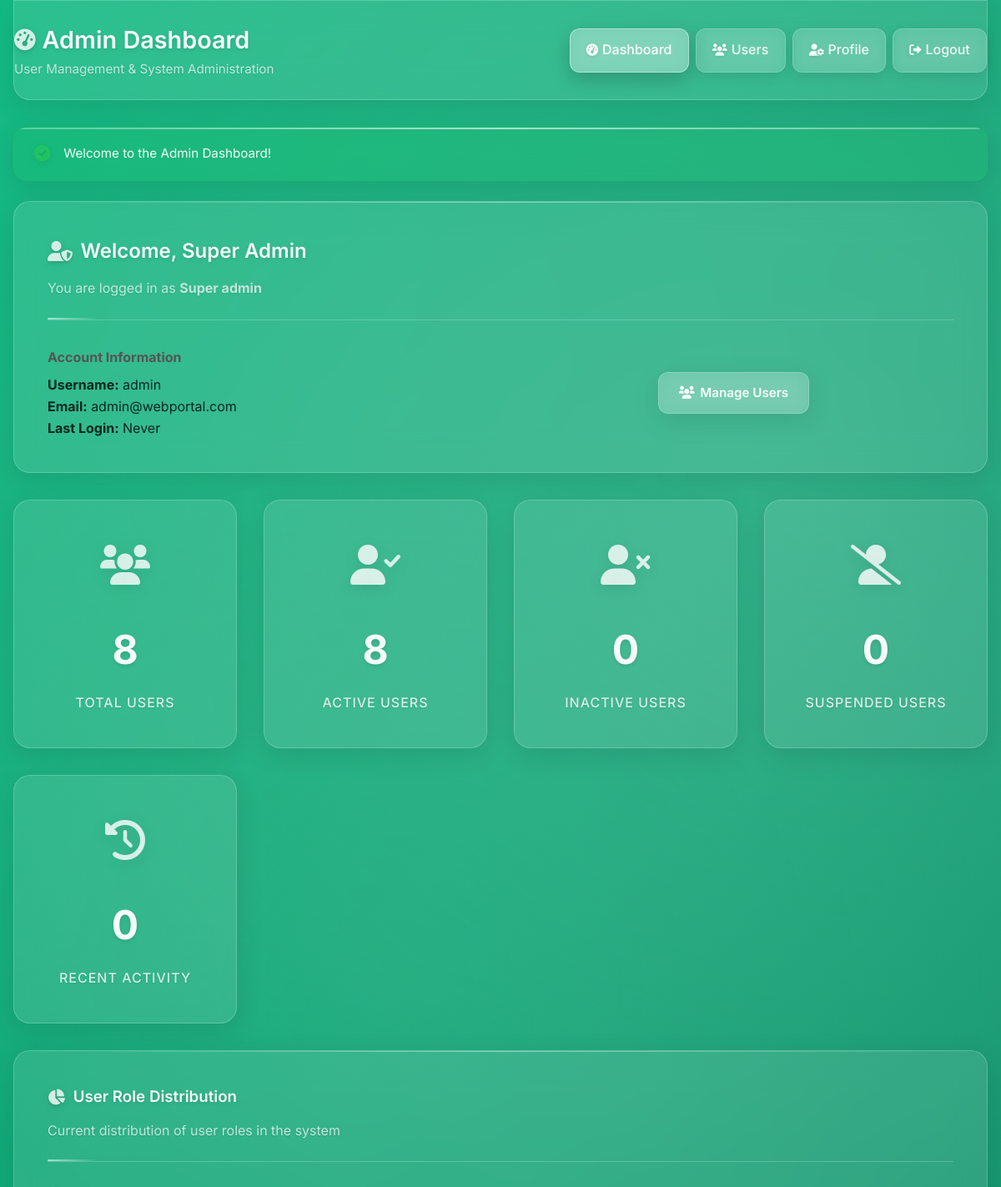
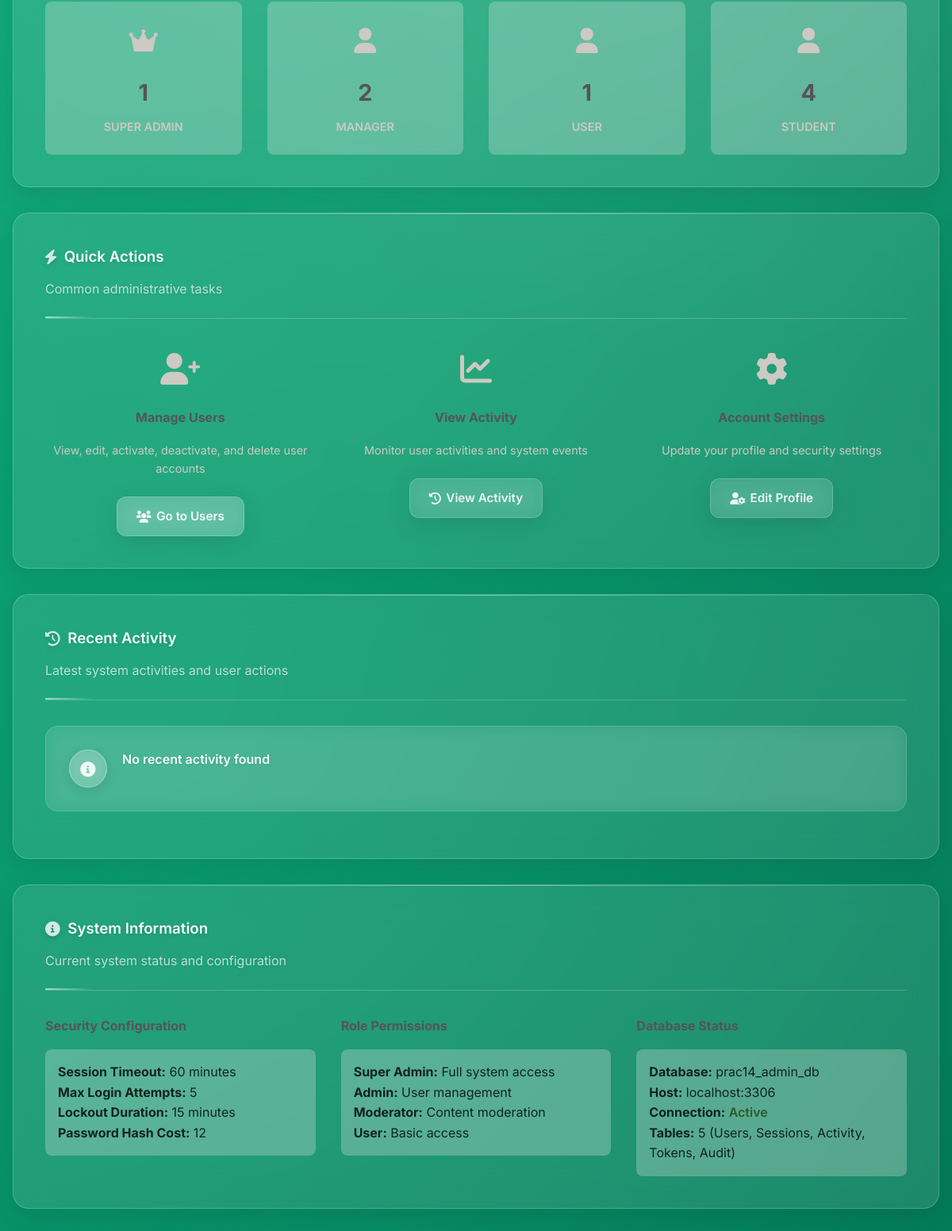
The page /prac14/index.php?success=login (signed in) on the database its author committed (2 pictures, top to bottom).
### tables this page shows
CREATE TABLE `users` (
  `id` int(11) NOT NULL AUTO_INCREMENT,
  `username` varchar(50) NOT NULL,
  `email` varchar(100) NOT NULL,
  `password_hash` varchar(255) NOT NULL,
  `first_name` varchar(50) NOT NULL,
  `last_name` varchar(50) NOT NULL,
  `role` enum('super_admin','admin','manager','user','student') DEFAULT 'user',
  `status` enum('active','inactive','suspended','pending') DEFAULT 'active',
  `avatar` varchar(255) DEFAULT NULL,
  `phone` varchar(20) DEFAULT NULL,
  `address` text DEFAULT NULL,
  `date_of_birth` date DEFAULT NULL,
  `created_at` timestamp NOT NULL DEFAULT current_timestamp(),
  `updated_at` timestamp NOT NULL DEFAULT current_timestamp() ON UPDATE current_timestamp(),
  `last_login` timestamp NULL DEFAULT NULL,
  `login_attempts` int(11) DEFAULT 0,
  `locked_until` timestamp NULL DEFAULT NULL,
  `remember_token` varchar(255) DEFAULT NULL,
  `email_verified` tinyint(1) DEFAULT 0,
  `verification_token` varchar(255) DEFAULT NULL,
  PRIMARY KEY (`id`),
  UNIQUE KEY `username` (`username`),
  UNIQUE KEY `email` (`email`)
);

### prac14/index.php (the view, shortened to what the rows shown need)
<!DOCTYPE html>
<html lang="en">
<head>
    <link rel="stylesheet" href="css/style.css">
    <link href="https://cdnjs.cloudflare.com/ajax/libs/font-awesome/6.0.0/css/all.min.css" rel="stylesheet">
</head>
<body>
    <?php
    require_once 'config.php';
    $currentUser = $userAuth->getCurrentUser();
    ?>
    <div class="container">
        <header class="header fade-in">
            <div class="header-content">
                <div>
                    <h1><i class="fas fa-tachometer-alt"></i> Admin Dashboard</h1>
                </div>
            </div>
        </header>
        <div class="card fade-in">
            <div class="card-header">
                <h2>
                    <i class="fas fa-user-shield"></i>
                    Welcome, <?php echo htmlspecialchars($currentUser['first_name'] . ' ' . $currentUser['last_name']); ?>
                </h2>
                <p>You are logged in as <strong><?php echo ucfirst(str_replace('_', ' ', $currentUser['role'])); ?></strong></p>
            </div>
            <div style="display: grid; grid-template-columns: repeat(auto-fit, minmax(200px, 1fr)); gap: 2rem; align-items: center;">
                <div>
                    <h4 style="color: #555555; margin-bottom: 0.5rem;">Account Information</h4>
                    <p><strong>Username:</strong> <?php echo htmlspecialchars($currentUser['username']); ?></p>
                    <p><strong>Email:</strong> <?php echo htmlspecialchars($currentUser['email']); ?></p>
                    <p><strong>Last Login:</strong> <?php echo $currentUser['last_login'] ? date('M j, Y g:i A', strtotime($currentUser['last_login'])) : 'Never'; ?></p>
                </div>
            </div>
        </div>
    </div>
</body>
</html>

### rows shown on the page
users: first_name+last_name "Super Admin", role "Super admin", username "admin", email "admin@webportal.com"

### other values the page prints
$success "Welcome to the Admin Dashboard!"
$dashboardStats['total_users'] "8"
$dashboardStats['active_users'] "8"
$dashboardStats['inactive_users'] "0"
$dashboardStats['suspended_users'] "0"
$dashboardStats['recent_activity'] "0"
$count "1"
str_replace('_', ' ', $role) "SUPER ADMIN"
$count "2"
str_replace('_', ' ', $role) "MANAGER"
str_replace('_', ' ', $role) "USER"
$count "4"
str_replace('_', ' ', $role) "STUDENT"
SESSION_TIMEOUT / 60 "60"
MAX_LOGIN_ATTEMPTS "5"
